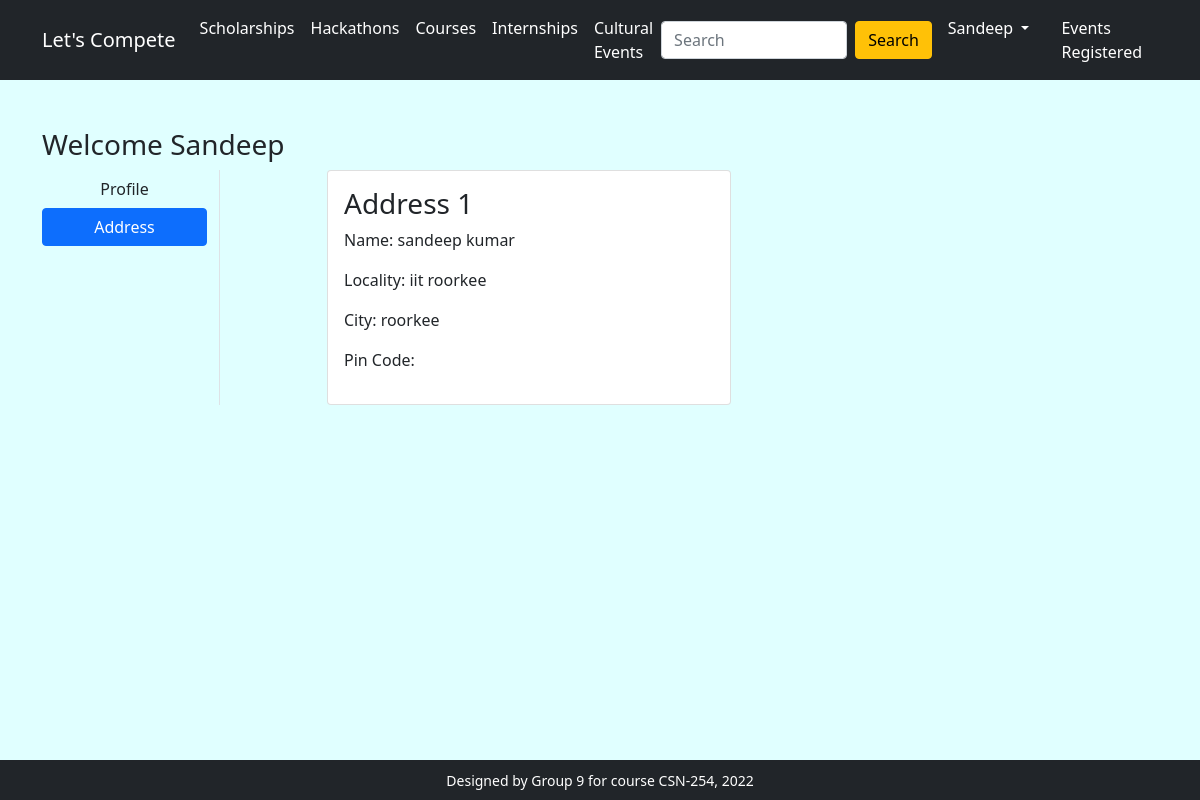
/address/ (signed in), run on the app's committed database.
### app/models.py (models this page shows, shortened)
class Customer(models.Model):
    user = models.ForeignKey(User,on_delete=models.CASCADE)
    name = models.CharField(max_length=200)
    locality = models.CharField(max_length=200)
    city = models.CharField(max_length=50)

### app/views.py (the view)
# urls.py: path('address/', views.address, name='address'),
@login_required()
def address(request):
 add = Customer.objects.filter(user=request.user)
 return render(request, 'app/address.html',{'add':add,'active':'btn-primary'})

### app/templates/app/address.html (shortened to what this page needs)
{% extends 'app/base.html' %}
{% load static %}
{% block main-content %}
<div class="container my-5">
 <div class="row">
 <h3>Welcome <span class="text-capitalize">{{request.user}}</span></h3>
  <div class="col-sm-2 border-end">
   <ul class="list-unstyled">
    <li class="d-grid"><a href="{% url 'profile' %}" class="btn ">Profile</a></li>
    <li class="d-grid"><a href="{% url 'address' %}" class="btn {{active}}">Address</a></li>
   </ul>
  </div>
  <div class="col-sm-9 offset-sm-1">
   <div class="row">
    {% for ad in add %}
    <div class="col-sm-6">
     <div class="card">
      <div class="card-body">
       <h3>Address {{forloop.counter}}</h3>
       <p>Name: {{ad.name}}</p>
       <p>Locality: {{ad.locality}}</p>
       <p>City: {{ad.city}}</p>
       <p>Pin Code: {{ad.Pincode}}</p>
      </div>
     </div>
    </div>
    {% endfor %}
   </div>
  </div>
 </div>
</div>
{% endblock main-content %}

### app/templates/app/base.html (shortened to what this page needs)
<!doctype html>
{% load static %}
<html lang="en">
  <head>
    <link href="https://cdn.jsdelivr.net/npm/bootstrap@5.0.0-beta1/dist/css/bootstrap.min.css" rel="stylesheet">
    <link rel="stylesheet" href="{% static 'app/css/owl.carousel.min.css' %}">
    <link rel="stylesheet" href="{% static 'app/css/all.min.css' %}">
    <link rel="stylesheet" href="{% static 'app/css/style.css' %}">
  </head>
  <body class="d-flex flex-column min-vh-100">
    <nav class="navbar navbar-dark bg-dark navbar-expand-lg">
    <div class="container">
       <a class="navbar-brand" href="/">Let's Compete</a>
        <div class="collapse navbar-collapse" id="navbarSupportedContent">
         <ul class="navbar-nav me-auto mb-2 mb-lg-0">
           <li class="nav-item">
             <a class="nav-link active" href="{% url 'scholarships' %}" id="scholarships" role="button">Scholarships</a>
           </li>
           <li class="nav-item">
             <a class="nav-link active" href="{% url 'hackathons' %}" id="hackathons" role="button">
               Hackathons
             </a>
           </li>
           <li class="nav-item">
             <a class="nav-link active" href="{% url 'courses' %}" id="courses" role="button">
               Courses
             </a>
           </li>
             <li class="nav-item">
             <a class="nav-link active" href="{% url 'internships' %}" id="internships" role="button">
               Internships
             </a>
           </li>
             <li class="nav-item">
             <a class="nav-link active" href="{% url 'culevents' %}" id="fashionDropdown" role="button">
               Cultural Events
             </a>
           </li>
         </ul>
         <form class="d-flex" action="{% url 'searchbar' %}" method="get">
           <input class="form-control me-2" type="text" placeholder="Search" aria-label="Search" name="search">
           <button class="btn btn-warning" type="submit">Search</button>
         </form>
         <div>
          <ul class="navbar-nav me-auto mb-2 mb-lg-0">
              {% if request.user.is_authenticated %}
           <li class="nav-item dropdown mx-2">
              <a class="nav-link dropdown-toggle text-white" id="profileDropdown" role="button" data-bs-toggle="dropdown" aria-expanded="false">
                  {{request.user.username|capfirst}}
              </a>
            </li>
            <li class="nav-item mx-2">
             <a href="{% url 'showevents' %}" class="nav-link text-white"> Events Registered </a>
            </li>
              {% endif %}
          </ul>
         </div>
       </div>
     </div>
    </nav>
    {% block main-content %} {% endblock main-content %}
    <footer class="container-fluid bg-dark text-center p-2 mt-auto">
        <small class="text-white">Designed by Group 9 for course CSN-254, 2022</small>
    </footer>
  </body>
</html>

### app/templates/app/base.html (style rules this page uses)
body { background-color:#E0FFFF; }

### data on the page
Customer: name "sandeep kumar", locality "iit roorkee", city "roorkee"

### other printed values
{{ request.user.username|capfirst }} "Sandeep"
{{ request.user }} "Sandeep"
